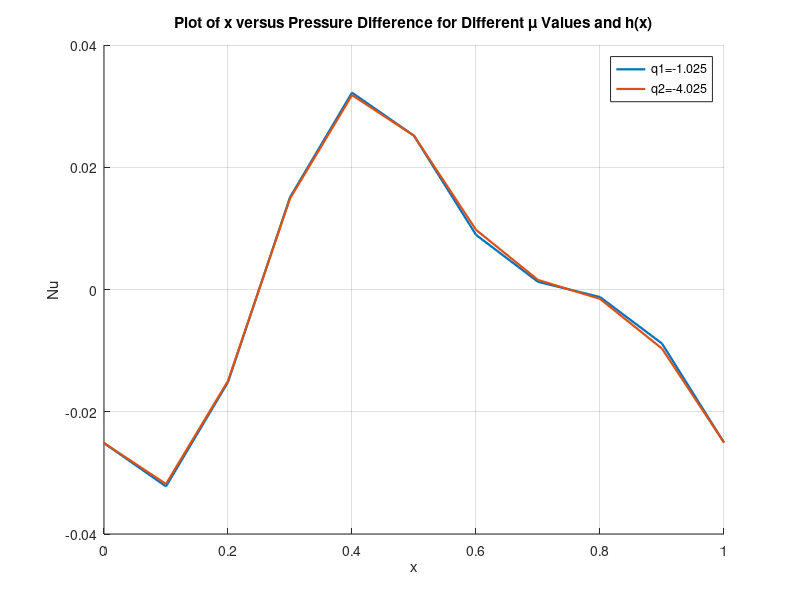

The MATLAB script that drew this image:
clear all;

pi = 3.14; 
  G = 1 ; % Greshof number
  figure(3);
hold on;
  B = 0.01; % Heat Source Parameter
  T = 1;

h = @(x) 1+0.8* sin(2*pi*x);

%1 + 0.5 * sin(2 * pi * x);
       
for q =[-1.025, -4.025];
q1 = @(mu, q) (-(0.8)^8 * (mu-1) * G*B/120*mu + (0.8)^6 * (mu-1) * G*B/20*mu - (0.8)^5 * (mu-5/4) * G*B/30*mu - (0.8)^4 * (mu-1) * (1+G*B/24*mu) + (0.8)^3 * (mu-3/2) * (q + 1+ G*B/30*mu) + (0.8) * (G*B/(120*mu) + 3*q/2 + 1/2))/((mu-1)*(0.8)^3 + 1);

x_values = linspace(0, 1, 11);


% Values of mu to consider
mu_values = [10];




% Loop over different values of mu
for j = 1:length(mu_values)

    mu = mu_values(j)
    x_all = [];
    Nu_all = [];
    
    h_all = [];
    q1_value = q1(mu, q);
    for i = 1:length(x_values)
        x = x_values(i);
        h_value = h(x);
        q1_value = q1(mu, q);
        
        q2 = q - q1_value;

        A = @(mu) (mu - 1) * G*B/(120*mu);
        B1 = @(mu, h) -(mu - 1) * G*B*h^2/(20*mu);
        C = @(mu, h) (mu - 5/4) * G*B*h^3/(30*mu);
        D = @(mu, h) (mu -1) * (1 + G*B*h^4/(24*mu));
        E = @(mu, h, q1) - ((mu - 3/2) * (q + h + G*B*h^5/(30*mu)) - q1*(mu - 1));
        F = @(h) -((q + h) * 3*h^2/2 + G*B*h^7/120 - h^3);
        G1 = @(q1, h) q1*h^3;
        Nu = @(mu, q, h1, x) -2*pi*B*0.5*cos(2*pi*x)*h1; %Nusselt number on interface i.e. y=h1
        

        
        a = A(mu);
        b1 = B1(mu, h_value);
        c = C(mu, h_value);
        d = D(mu, h_value);
        e = E(mu, h_value, q1_value);
        f = F(h_value);
        g1 = G1(q1_value, h_value);

        % Calculate the roots
        roots_array = roots([a 0 b1 c d e 0 f g1]);
        
        % Filter only the real roots
        real_roots = roots_array(imag(roots_array) == 0 & real(roots_array) < h_value & real(roots_array) > 0);
for k = 1:length(real_roots)
            h1 = real(real_roots(k));
            Nusselt_number = Nu(mu, q, h1, x)
            x_all = [x_all, x];
            Nu_all = [Nu_all, Nusselt_number]
        end
    end
    
    % Plot the results
     plot(x_all, Nu_all,'Linewidth',1.6);
end
 end
% % Plot h(x) versus x
% h_values = arrayfun(h, x_values);
% plot(x_values, h_values,'-k', 'Linewidth',1.6, 'DisplayName', 'h(x)');

xlabel('x');
ylabel('Nu');
title('Plot of x versus Pressure Difference for Different \mu Values and h(x)');
legend('q1=-1.025', 'q2=-4.025', 'Location', 'northeast');
grid on;
hold off;


